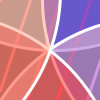
Frame 1 (no input)
Frame 60 (the mouse pressed at the canvas centre just before this capture): identical to frame 1, image omitted
Frame 120 (the mouse held since frame 60 and released just before this capture): identical to frame 1, image omitted

The Processing sketch that drew this single still picture (run headless with seeded random() and noise(); from frame 60 on, the mouse is pressed at the canvas centre):

// Processing sketch: odsPenta
// ── odsPenta.pde
//PVector pointsPenta = new PVector();

float scale = 3;

PVector[] pointsPenta = new PVector[5]; // Declare, create

float radioCircle = 60;

float radioCircleBase = 60*scale;

int angleRotGeneral = 55;//invert pentagon 170;

//Diag

int strW_bk = 3;

int strW_fore = 5;

int endY;



//==============================================

void setup() {

//size(640, 360);

noFill();

drawPolygon(0, 0, radioCircleBase, 5); // Penta

///

colorMode(HSB, 100);

frameRate(5);

endY = height;

/////

createNewScene();

}

//==============================================

void createNewScene() {

background(0, 0, 20);

//radioCircle = radioCircleBase*2+20; //Circles in the pentagon...

radioCircle = radioCircleBase*2;

println("createNewScene with radioCircle = "+str(radioCircle));

drawBkDiagonals();

drawMyPoly();

drawCirclesPoly();

}

//==============================================

void draw() {

///////////

//All done just once at setup

}

//==============================================

void drawBkDiagonals() {

noFill();

//////

int deltaDiagonal = height + height*2;

float gapY = 30*scale;

int initY = -deltaDiagonal;

for (int y = initY; y < endY; y+=gapY) {

stroke(random(0, 256), random(0, 256), 240);

strokeWeight(strW_bk);

line(0, y+deltaDiagonal, width, y);

//line(0, y, width, y+deltaDiagonal);

}

/*

endY += 10;

if (endY > height) {

endY = 0;

}*/

}

//==============================================

void drawPolygon(float x, float y, float radius, int npoints) {

float angle = TWO_PI / npoints;

beginShape();

int counter = 0;

for (float a = 0; a < TWO_PI; a += angle) {

float sx = x + cos(a) * radius;

float sy = y + sin(a) * radius;

vertex(sx, sy);

PVector auxVec = new PVector(sx, sy);

pointsPenta[counter] = auxVec;

counter++;

}

endShape(CLOSE);

}

//==============================================

void drawCirclesPoly() {

pushMatrix();

translate(width*0.5, height*0.5);

rotate(angleRotGeneral);

for (int i=0; i<pointsPenta.length; i++) {

stroke(100, 0, 100);

fill(random(0, 200), random(0, 200), 200, 50);

//circle(pointsPenta[i].x, pointsPenta[i].y, radioCircle);
ellipse(pointsPenta[i].x, pointsPenta[i].y, radioCircle, radioCircle);

}

popMatrix();

} 

//==============================================

void drawMyPoly() {

pushMatrix();

translate(width*0.5, height*0.5);

rotate(angleRotGeneral);

stroke(100, 100, 0);

noFill();

beginShape();

for (int i=0; i<pointsPenta.length; i++) {

vertex(pointsPenta[i].x, pointsPenta[i].y);

}

endShape(CLOSE);

popMatrix();

} 

//==============================================

void mousePressed() {

radioCircle = map(mouseX, 0, width, radioCircleBase, radioCircleBase*2+20); 

createNewScene();

}
